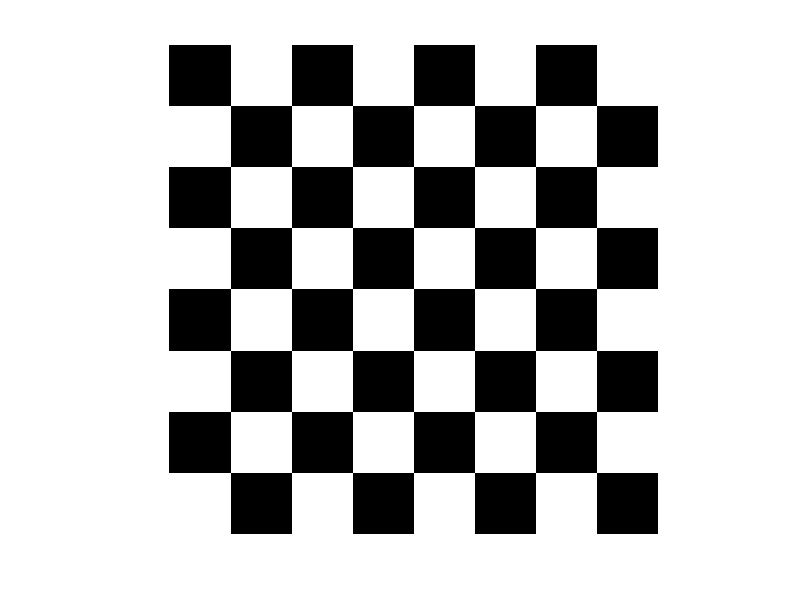
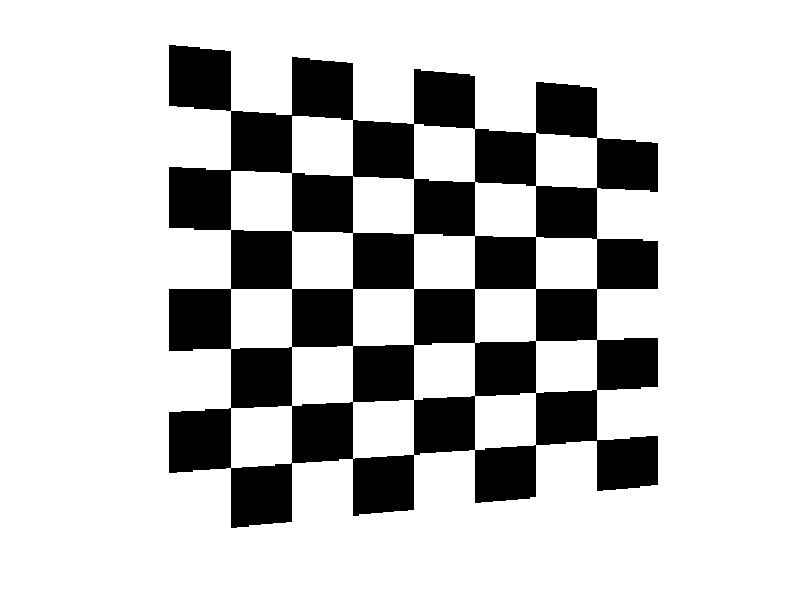

Write the MATLAB code that produced these figures, in order.
clear all;
clc;

%mapping code from https://www.particleincell.com/2012/quad-interpolation

%create our polygon
px = [0, 1, 1, 0];
py = [0, 0.1, 0.9, 1];
 
%compute coefficients
A=[1 0 0 0;1 1 0 0;1 1 1 1;1 0 1 0];
AI = inv(A);
a = AI*px';
b = AI*py';

CBimage = checkerboard(50) > 0.5;

max_width = size(CBimage, 2);
max_height = size(CBimage, 1);

CBinterp = ones(max_height, max_width);

for i=1:max_height
    for j=1:max_width
        l = j/max_width;
        m = i/max_height;
        lm = [1; l; m; l*m];
        x = round((a'*lm)*(max_width));
        y = round((b'*lm)*(max_height));
        
        CBinterp(y,x) = CBimage(i,j);
    end
end

figure;
imshow(CBimage);

figure;
imshow(CBinterp)
